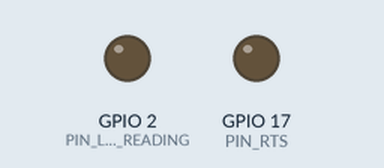
Recording of a sketch running on a simulated ESP32. Parts: output pins drawn as LEDs (lit = HIGH). WiFi joins after 1.5 s; servers stay silent unless stated; no MQTT or app messages arrive unless stated; what the sketch prints to the serial monitor is not drawn.

Above: at 18.0 s.
At 36.6 s:
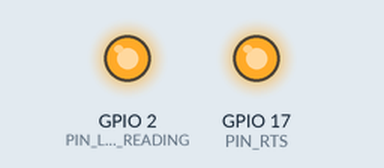
Timing chart, 0 to 42.1 s (numbered marks = the images above):
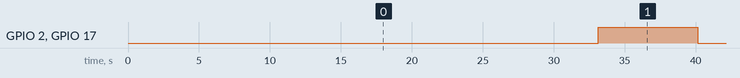

The sketch:

metertrekker.ino
```cpp
#include <ArduinoOTA.h>
#include <HardwareSerial.h>
#include <MQTT.h>
#include <WiFi.h>
#include "settings.h"


HardwareSerial SerialP1(2);
WiFiClient wifiClient;
MQTTClient mqttClient(MQTT_MAX_LENGTH);

char meterdata[METER_DATA_MAX_LENGTH];
char crc[METER_CRC_LENGTH];
long last_read_time = 0;

void setup_wifi() {
    WiFi.setTxPower(WIFI_POWER_MINUS_1dBm);  // min tx power

    WiFi.mode(WIFI_STA);
    WiFi.begin(WIFI_SSID, WIFI_PASSWORD);
    Serial.print("Connecting to network ..");
    while (WiFi.status() != WL_CONNECTED) {
        Serial.print('.');
        delay(1000);
    }
    Serial.print(" Connected! IP: ");
    Serial.println(WiFi.localIP());
}


void setup_ota()
{
    ArduinoOTA.setHostname(OTA_NAME);
    ArduinoOTA.setPassword(OTA_PASSWORD);
    ArduinoOTA.begin();
}


void connect_mqtt()
{
    Serial.print("(Re)connecting to MQTT broker at ");
    Serial.print(MQTT_HOST_IP);

    while (!mqttClient.connect(MQTT_CLIENT_NAME, MQTT_HOST_USER, MQTT_HOST_PASSWORD))
    {
        Serial.print('.');
        delay(100);
    }

    Serial.println(".. Connected!");

    char message[64];
    snprintf(message, 64, "%s (re)connected!", MQTT_CLIENT_NAME);
    mqttClient.publish(MQTT_TOPIC_CONNECT, message);
}


void setup() {
    // Setup serial
    Serial.begin(115200);
    SerialP1.begin(115200, SERIAL_8N1, PIN_RX, -1, true);  // inverted Rx, no Tx
    delay(1000);
    Serial.println();

    // Setup pins
    pinMode(PIN_RTS, OUTPUT);
    pinMode(PIN_LED_READING, OUTPUT);

    // Setup wifi, OTA updates and MQTT
    setup_wifi();
    setup_ota();
    mqttClient.begin(MQTT_HOST_IP, wifiClient);
    mqttClient.setKeepAlive(60);
    connect_mqtt();

    last_read_time = millis();
}


void loop() {
    // Handle OTA and MQTT connectvity
    ArduinoOTA.handle();
    if (!mqttClient.connected())
        connect_mqtt();

    mqttClient.loop();

    // Check if it is time to read the data yet
    long current_time = millis();
    if (current_time - last_read_time < METER_INTERVAL_MILLIS)
    {
        delay(100);
        return;
    }
    last_read_time = current_time;

    // Attempt to read data from the meter
    bool succes = try_read_P1();
    if (!succes)
        return;  // loop will restart on timeouts

    Serial.println("\nFull unprocessed data:");
    Serial.println(meterdata);
    Serial.println();

    // TODO: CRC
    process_data();
}


// Try to get a response from the meter P1 port within the timeout frame.
// Returns true if data was retrieved, and false on timeout.
bool try_read_P1()
{
    // Set request pin high and wait until there is data
    Serial.print("Requesting to send data ..");
    digitalWrite(PIN_RTS, HIGH);
    digitalWrite(PIN_LED_READING, HIGH);

    long request_start_time = millis();
    while(!SerialP1.available())
    {
        delay(100);
        Serial.print('.');

        // Handle timeout
        if (millis() - request_start_time >= METER_TIMEOUT_MILLIS)
        {
            Serial.println("\nTimeout while requesting data!");
            digitalWrite(PIN_RTS, LOW);
            digitalWrite(PIN_LED_READING, LOW);
            // TODO: log error to mqtt
            return false;
        }
    }

    // Move data into meterdata and crc variables
    memset(meterdata, 0, sizeof(meterdata));
    size_t len = SerialP1.readBytesUntil('!', meterdata, METER_DATA_MAX_LENGTH);
    meterdata[len] = '!';
    SerialP1.readBytes(crc, METER_CRC_LENGTH);

    // Set request pin low
    Serial.println("\nData received");
    digitalWrite(PIN_RTS, LOW);
    digitalWrite(PIN_LED_READING, LOW);

    // Empty UART buffer of any remaining data
    while (SerialP1.available())
        SerialP1.read();

    return true;
}


void process_data()
{
    char* lineptr;
    String line, reference, value, publishPath;

    // Entries are delimited by \r\n, iterate over them with strtok
    lineptr = strtok(meterdata, "\r\n");
    while (lineptr = strtok(NULL, "\r\n"))
    {
        line = String(lineptr);
        if (line.charAt(0) != '0' && line.charAt(0) != '1')
            continue;

        // Get the OBIS reference
        size_t i = line.indexOf('(');
        reference = line.substring(0, i);

        // Get the MQTT publishing path from the reference
        publishPath = MQTT_TOPIC_ROOT;
        for (size_t j = 0; j < sizeof(MQTT_PATHS)/sizeof(MQTT_PATHS[0]); j++)
            if (strcmp(MQTT_PATHS[j].reference, reference.c_str()) == 0)
                publishPath += MQTT_PATHS[j].path;

        // If the reference was not in the array, ignore this data entry
        if (strcmp(publishPath.c_str(), MQTT_TOPIC_ROOT) == 0)
            continue;

        // Get the value and publish it to the specified path where it is further processed
        value = line.substring(i);
        mqttClient.publish(publishPath, value);
    }
}
```

settings.h
```cpp
#include "IPAddress.h"

// Wifi settings
const char* WIFI_SSID = "";
const char* WIFI_PASSWORD = "";

// MQTT settings
const IPAddress MQTT_HOST_IP = IPAddress(192, 168, 0, 0);
const char* MQTT_HOST_USER = "";
const char* MQTT_HOST_PASSWORD = "";
const char* MQTT_TOPIC_ROOT = "huisautomatie";
const char* MQTT_TOPIC_CONNECT = "/debug/node_connect";
const char* MQTT_TOPIC_ERROR = "/debug/node_error";
const char* MQTT_CLIENT_NAME = "ESP32 Meterkast";
const unsigned short MQTT_TIMEOUT_SECONDS = 15;
const unsigned short MQTT_TIMOUT_MILLIS = MQTT_TIMEOUT_SECONDS * 1000;
const unsigned short MQTT_MAX_LENGTH = 1024;

// OTA settings
const char* OTA_NAME = "";
const char* OTA_PASSWORD = "";

// Data retrieval settings
const unsigned short METER_INTERVAL_SECONDS = 30;
const unsigned short METER_INTERVAL_MILLIS = METER_INTERVAL_SECONDS * 1000;
const unsigned short METER_TIMEOUT_SECONDS = 7;
const unsigned short METER_TIMEOUT_MILLIS = METER_TIMEOUT_SECONDS * 1000;
const unsigned short METER_DATA_MAX_LENGTH = 2048;
const unsigned short METER_CRC_LENGTH = 5;

// Pin definitions
#define PIN_RX 16
#define PIN_RTS 17
#define PIN_LED_READING 2

// Struct linking an OBIS reference to where its value should be published to
typedef struct {
    char reference[12];
    char path[44];
} MqttPath;

// OBIS reference to MQTT publishing path lookup table
const MqttPath MQTT_PATHS[] = {
    { "0-0:1.0.0",    "/meterkast/datetime" },
    { "1-0:1.8.1",    "/meterkast/stroom/geleverd/laagtarief" },
    { "1-0:1.8.2",    "/meterkast/stroom/geleverd/hoogtarief" },
    { "1-0:2.8.1",    "/meterkast/stroom/teruggeleverd/laagtarief" },
    { "1-0:2.8.2",    "/meterkast/stroom/teruggeleverd/hoogtarief" },
    { "0-0:96.14.0",  "/meterkast/stroom/tarief" },
    { "1-0:1.7.0",    "/meterkast/stroom/levering" },
    { "1-0:2.7.0",    "/meterkast/stroom/teruglevering" },
    { "1-0:31.7.0",   "/meterkast/stroom/stroomsterkte" },
    { "0-1:24.2.1",   "/meterkast/gas/geleverd" },
    { "0-0:96.7.21",  "/meterkast/events/storingen" },
    { "0-0:96.7.9",   "/meterkast/events/storingen_lang" },
    { "1-0:99.97.0",  "/meterkast/events/storingen_details" },
    { "1-0:32.32.0",  "/meterkast/events/spanningsdalen" },
    { "1-0:32.36.0",  "/meterkast/events/spanningspieken" },
    { "0-0:96.13.0",  "/meterkast/events/code" },
    { "0-0:96.13.1",  "/meterkast/events/bericht" }
};
```

Measured:
- by itself, GPIO 2 (PIN_LED_READING), GPIO 17 (PIN_RTS): alternates HIGH for 7.0 s and LOW for 23.1 s
